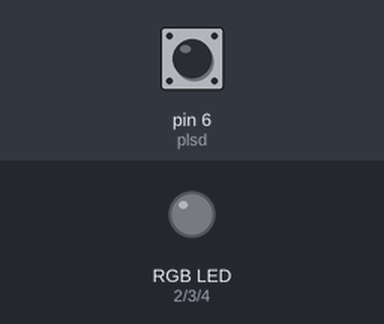
Bench run of a sketch on a simulated Arduino Uno, built with avr-gcc and run on an emulated ATmega328P. Shown: an RGB LED mixed from three pins (HIGH = lit). The inputs (shaded band) are chosen by the test bench; at power-on: pin 6 (plsd) LOW.

Above: at 1.2 s.
1.3 s: pin 6 (plsd) driven HIGH
At 2.6 s:
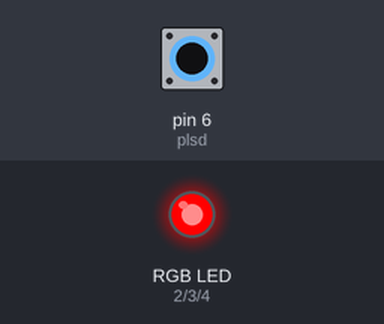
2.9 s: pin 6 (plsd) driven LOW
At 3.9 s:
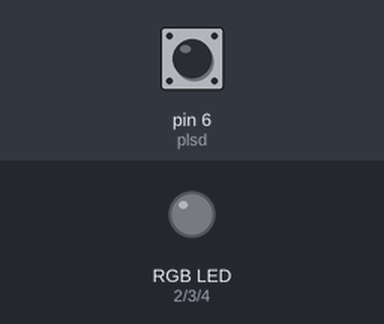
4.6 s: pin 6 (plsd) driven HIGH
At 5.1 s:
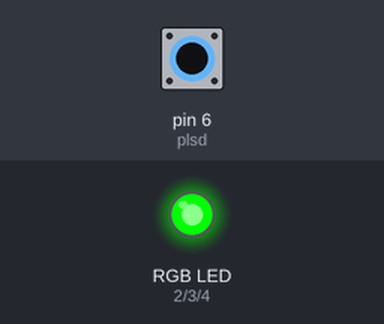
6.2 s: pin 6 (plsd) pulsed LOW 5 times (0.12 s each, 0.3 s apart)
At 6.86 s:
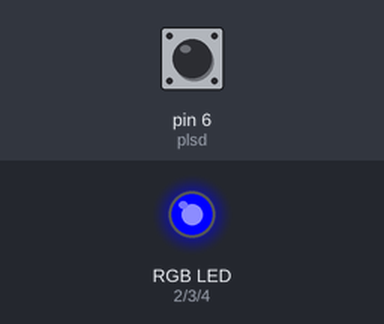
Timing chart, 0 to 9.2 s (numbered marks = the images above; inputs shaded):
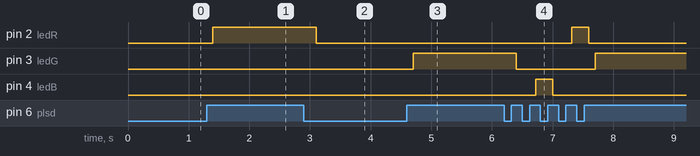

Measured:
- after the input at 1.3 s, pin 2 (ledR): LOW → HIGH after 0.10 s
- after the input at 2.9 s, pin 2 (ledR): HIGH → LOW after 0.20 s
- after the input at 4.6 s, pin 3 (ledG): LOW → HIGH after 0.10 s
- after the input at 6.2 s, pin 2 (ledR): LOW → HIGH after 1.1 s, → LOW 0.28 s later; pin 3 (ledG): HIGH → LOW after 0.20 s, → HIGH 1.3 s later; pin 4 (ledB): LOW → HIGH after 0.52 s, → LOW 0.28 s later

The sketch:

Clase_04_-_LED_ON_OFF.ino
```cpp
// Declarar los pines del LED y el pulsador.
int ledR = 2;
int ledG = 3;
int ledB = 4;
int plsd = 6;
int ledSelect = 1;

void setup()
{
  pinMode(ledR, OUTPUT);
  pinMode(ledG, OUTPUT);
  pinMode(ledB, OUTPUT);
  pinMode(plsd, INPUT);
}

void loop()
{
  // Función a ejecutar cuando el botón esté presionado.
  if( digitalRead(plsd) == HIGH ){
    // Se requiere presionar el pulsador al menos 50ms para cambiar el estado del LED.
    delay(100);
    // Segunda verificación.
    if( digitalRead(plsd) == HIGH ){
      // Alternar entre los tres colores del LED RGB.
      ledSelect++;
      if(ledSelect == 5){
        ledSelect = 2;
      }
      digitalWrite(ledSelect, HIGH);
      // Esperar a que sea soltado el pulsador.
      while( digitalRead(plsd) == HIGH );
      delay(200);
      digitalWrite(ledR, LOW);
      digitalWrite(ledG, LOW);
      digitalWrite(ledB, LOW);
    }
  }
}
```
